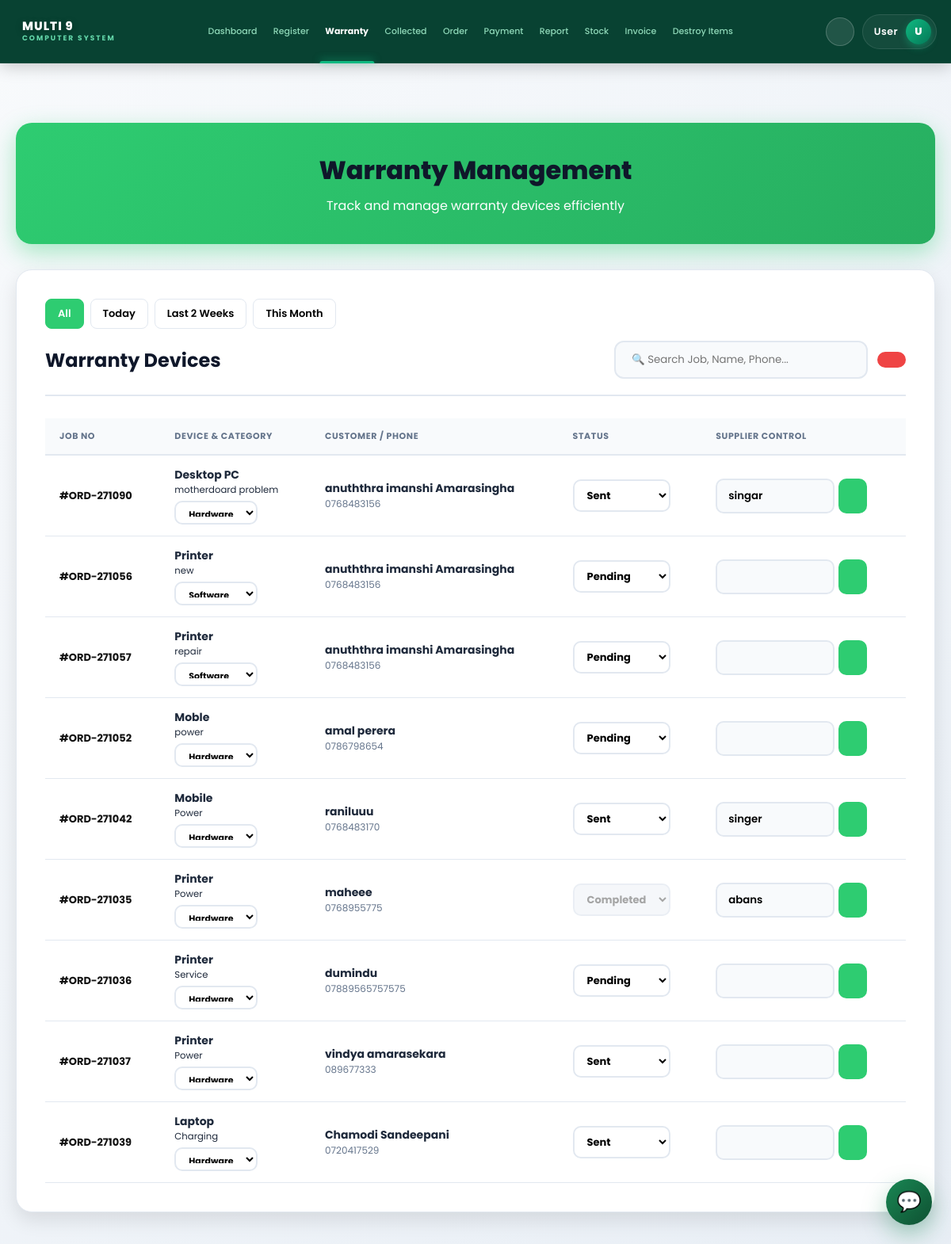
The page /warranty_list.php on the database its author committed.
### tables this page shows
CREATE TABLE `job_device` (
  `job_device_id` int(11) NOT NULL,
  `job_no` varchar(20) DEFAULT NULL,
  `device_name` varchar(100) NOT NULL,
  `model` varchar(100) DEFAULT NULL,
  `serial_no` varchar(100) DEFAULT NULL,
  `warranty_status` varchar(50) DEFAULT NULL,
  `supplier_name` varchar(255) DEFAULT NULL,
  `description` text DEFAULT NULL,
  `another_note` text DEFAULT NULL,
  `device_image` varchar(255) DEFAULT NULL,
  `issue_name` varchar(255) DEFAULT NULL,
  `device_status` varchar(50) NOT NULL DEFAULT 'Pending',
  `completed_date` datetime DEFAULT NULL,
  `destroy_notice_sent_date` datetime DEFAULT NULL,
  `issue_category` enum('Hardware','Software') DEFAULT 'Hardware',
  `solution` text DEFAULT NULL,
  `final_status` varchar(50) DEFAULT 'Pending',
  `rent_warning_sent` int(11) DEFAULT 0,
  `parts_json` text DEFAULT NULL,
  `last_sms_sent_date` date DEFAULT NULL,
  `item_model` varchar(255) DEFAULT NULL,
  `repair_path` varchar(255) DEFAULT 'Carry-In',
  `job_status` varchar(50) DEFAULT 'Pending',
  `estimated_cost` decimal(10,2) DEFAULT 0.00,
  `advance_paid` decimal(10,2) DEFAULT 0.00
);

CREATE TABLE `customer` (
  `phone_number` varchar(15) NOT NULL,
  `customer_name` varchar(100) NOT NULL,
  `address` text DEFAULT NULL,
  `email` varchar(100) DEFAULT NULL
);

### warranty_list.php (the view, shortened to what this page needs)
<?php
include 'db_config.php';
include 'navbar.php';
$filter_query = " WHERE (jd.warranty_status = 'Yes' OR jd.warranty_status = 'Warranty') ";
?>
<!DOCTYPE html>
<html lang="en">
<head>
    <link rel="stylesheet" href="CSS/global.css">
</head>
<body id="warrantyBody">
<div class="page-container">
    <div class="page-header">
        <h1> Warranty Management</h1>
        <p>Track and manage warranty devices efficiently</p>
    </div>
    <div class="container">
        <div class="filter-buttons">
            <button class="filter-btn <?= !isset($_GET['range']) ? 'active' : ''; ?>" onclick="window.location.href='?'">All</button>
            <button class="filter-btn <?= ($_GET['range'] ?? '') == 'today' ? 'active' : ''; ?>" onclick="window.location.href='?range=today'">Today</button>
            <button class="filter-btn <?= ($_GET['range'] ?? '') == '2weeks' ? 'active' : ''; ?>" onclick="window.location.href='?range=2weeks'">Last 2 Weeks</button>
            <button class="filter-btn <?= ($_GET['range'] ?? '') == 'month' ? 'active' : ''; ?>" onclick="window.location.href='?range=month'">This Month</button>
        </div>
        <div class="header-flex">
            <h2> Warranty Devices</h2>
            <div class="search-box">
                <input type="text" id="warrantySearch" class="search-input" placeholder="🔍 Search Job, Name, Phone..." onkeyup="filterWarranty()">
                <button class="btn-edit" style="background:var(--danger);" onclick="window.location.href='?'"><i class="ph-bold ph-x"></i></button>
            </div>
        </div>
        <div class="table-container">
            <table id="warrantyTable">
                <thead>
                    <tr>
                        <th>Job No</th>
                        <th>Device & Category</th>
                        <th>Customer / Phone</th>
                        <th>Status</th>
                        <th>Supplier Control</th>
                    </tr>
                </thead>
                <tbody>
                    <?php
                    $query = "SELECT jd.*, j.job_date, c.customer_name, c.phone_number
                              FROM job_device jd
                              JOIN job j ON jd.job_no = j.job_no
                              JOIN customer c ON j.phone_number = c.phone_number
                              $filter_query
                              ORDER BY j.job_date DESC";
                    $result = mysqli_query($conn, $query);
                    while($row = mysqli_fetch_assoc($result)):
                        $id = $row['job_device_id'];
                        $current_status = $row['device_status'];
                        $cat_val = $row['issue_category'] ?? 'Hardware';
                    ?>
                    <tr>
                        <td data-label="Job No"><span class="job-badge">#<?= $row['job_no'] ?></span></td>
                        <td data-label="Device & Category">
                            <strong> <?= htmlspecialchars($row['device_name']) ?></strong><br>
                            <small><?= htmlspecialchars($row['issue_name']) ?></small><br>
                            <select id="cat-<?= $id ?>" class="status-select" style="margin-top:5px; height:30px; font-size:11px;" onchange="saveAll(<?= $id ?>)">
                                <option value="Hardware" <?= $cat_val=='Hardware'?'selected':'' ?>> Hardware</option>
                                <option value="Software" <?= $cat_val=='Software'?'selected':'' ?>> Software</option>
                            </select>
                        </td>
                        <td data-label="Customer / Phone">
                            <strong><?= htmlspecialchars($row['customer_name']) ?></strong><br>
                            <span style="color:var(--text-muted); font-size:12px;"><?= htmlspecialchars($row['phone_number']) ?></span>
                        </td>
                        <td data-label="Status">
                            <select class="status-select" id="stat-<?= $id ?>" onchange="saveAll(<?= $id ?>)"
                                <?= ($current_status == 'Completed' || $current_status == 'Returned') ? 'disabled' : ''; ?>>
                                <option value="Pending"
                                    <?= $current_status =='Pending'?'selected':'' ?>
                                    <?= ($current_status != 'Pending') ? 'disabled' : ''; ?>> Pending</option>
                                <option value="Sent to Warranty"
                                    <?= $current_status =='Sent to Warranty'?'selected':'' ?>
                                    <?= ($current_status == 'Completed' || $current_status == 'Returned' || $current_status == 'Rejected') ? 'disabled' : ''; ?>> Sent</option>
                                <option value="Completed"
                                    <?= $current_status =='Completed'?'selected':'' ?>> Completed</option>
                            </select>
                        </td>
                        <td data-label="Supplier Control">
                            <div style="display:flex; gap:5px; width:100%;">
                                <input type="text" id="sup-<?= $id ?>" class="supplier-input" value="<?= htmlspecialchars($row['supplier_name'] ?? '') ?>" readonly>
                                <button id="btn-<?= $id ?>" class="btn-edit" onclick="toggleSupplier(<?= $id ?>)"><i class="ph-bold ph-pencil-simple"></i></button>
                            </div>
                        </td>
                    </tr>
                    <?php endwhile; ?>
                </tbody>
            </table>
        </div>
    </div>
</div>
<?php include_once __DIR__ . '/chatbot.php'; ?>
</body>
</html>

### CSS/global.css (style rules this page uses)
:root { --primary-green: #0f766e; --primary-green-dark: #0f4f46; --primary-green-light: #ccfbf1; --accent-green: #04d992; --dark-surface: #0f172a; --dark-bg: #020617; --light-bg: #f8fafc; --light-surface: #ffffff; --text-dark: #1e293b; --text-muted: #64748b; --border-light: #e2e8f0; --nav-height: 80px; --card-shadow: 0 10px 25px -5px rgba(0, 0, 0, 0.05), 0 8px 10px -6px rgba(0, 0, 0, 0.01); --border-radius: 16px; --transition: all 0.3s ease-in-out; }
* { margin: 0; padding: 0; box-sizing: border-box; font-family: 'Poppins', sans-serif; }
html, body { height: auto; min-height: 100vh; overflow-x: hidden; }
body { background: var(--light-bg); color: var(--text-dark); padding-top: var(--nav-height); transition: var(--transition); }
h1, h2, h3, h4, h5, h6 { color: var(--text-dark); }

### navbar.php (style rules this page uses)
:root { --nav-bg: #043f2e; --nav-accent: #10b981; }

### warranty_list.php (style rules this page uses)
:root { --primary: #2ecc71; --primary-hover: #27ae60; --primary-dark: #229954; --success: #10b981; --danger: #ef4444; --warning: #f59e0b; --info: #3b82f6; --secondary: #64748b; --bg-main: #f8fafc; --card-bg: #ffffff; --text-main: #1a202c; --text-dark: #0f172a; --text-muted: #64748b; --border: #e2e8f0; --shadow-md: 0 4px 12px rgba(0, 0, 0, 0.08); --shadow-lg: 0 10px 25px rgba(0, 0, 0, 0.1); }
body { font-family: 'Inter', sans-serif; background: linear-gradient(135deg, #f8fafc 0%, #e8eef5 100%); padding: 140px 20px 40px 20px; color: var(--text-main); transition: background 0.3s ease; }
.page-container { max-width: 1200px; margin: 0 auto; }
.page-header { background: linear-gradient(135deg, #2ecc71 0%, #27ae60 100%); padding: 36px 40px; border-radius: 20px; margin-top: 15px; margin-bottom: 32px; box-shadow: 0 10px 30px rgba(46, 204, 113, 0.4); color: white; text-align: center; }
.page-header h1 { font-size: 32px; font-weight: 800; margin-bottom: 8px; display: flex; align-items: center; justify-content: center; gap: 12px; }
.container { background: var(--card-bg); padding: 36px; border-radius: 20px; box-shadow: var(--shadow-lg); border: 1px solid var(--border); animation: fadeIn 0.5s ease-out; transition: background 0.3s ease, border-color 0.3s ease; }
.header-flex { display: flex; justify-content: space-between; align-items: center; margin-bottom: 28px; padding-bottom: 20px; border-bottom: 2px solid var(--border); flex-wrap: wrap; gap: 20px; }
.search-box { display: flex; gap: 12px; align-items: center; }
.search-input { padding: 12px 20px; border: 2px solid var(--border); border-radius: 12px; width: 320px; outline: none; background: #f8fafc; transition: all 0.3s ease; }
.filter-buttons { display: flex; gap: 8px; margin-bottom: 15px; }
.filter-btn { padding: 8px 15px; border-radius: 8px; border: 1px solid var(--border); background: white; cursor: pointer; font-size: 13px; font-weight: 600; transition: 0.3s; }
.filter-btn.active { background: var(--primary); color: white; border-color: var(--primary); }
.table-container { overflow-x: auto; }
table { width: 100%; border-collapse: collapse; min-width: 900px; }
th { background: #f8fafc; color: #64748b; padding: 14px 18px; text-align: left; font-size: 11px; font-weight: 700; text-transform: uppercase; letter-spacing: 0.6px; border-bottom: 2px solid #e2e8f0; white-space: nowrap; }
td { padding: 14px 18px; border-bottom: 1px solid #e2e8f0; font-size: 14px; color: #1e293b; transition: background 0.2s; vertical-align: middle; }
.status-select { padding: 8px 12px; border-radius: 10px; border: 2px solid var(--border); font-weight: 700; font-size: 13px; background: white; transition: all 0.3s ease; }
.status-select:disabled { background: #f1f5f9; cursor: not-allowed; opacity: 0.7; }
.supplier-input { padding: 10px 14px; border-radius: 10px; border: 2px solid var(--border); width: 150px; background: #f8fafc; font-weight: 600; transition: all 0.3s ease; }
.btn-edit { background: var(--primary); color: white; border: none; padding: 10px 18px; border-radius: 10px; cursor: pointer; font-weight: 700; font-size: 13px; }
.job-badge { background: transparent; color: #111; padding: 0; border-radius: 0; font-weight: 700; font-size: 13px; white-space: nowrap; }

### chatbot.php (style rules this page uses)
:root { --m9-blue:#198754;--m9-dark:#0f5132;--m9-bg:#f2fbf6;--m9-text:#173528;--m9-border:#d7eadf }

### rows shown on the page
job_device: job_no "ORD-271090", device_name "Desktop PC", issue_name "motherdoard problem", issue_category+job_device_id "Hardware", customer.customer_name "anuththra imanshi Amarasingha", customer.phone_number "0768483156", device_status+job_device_id "Sent", supplier_name "singar"
job_device: job_no "ORD-271056", device_name "Printer", issue_name "new", issue_category+job_device_id "Software", customer.customer_name "anuththra imanshi Amarasingha", customer.phone_number "0768483156", device_status+job_device_id "Pending"
job_device: job_no "ORD-271057", device_name "Printer", issue_name "repair", issue_category+job_device_id "Software", customer.customer_name "anuththra imanshi Amarasingha", customer.phone_number "0768483156", device_status+job_device_id "Pending"
job_device: job_no "ORD-271052", device_name "Moble", issue_name "power", issue_category+job_device_id "Hardware", customer.customer_name "amal perera", customer.phone_number "0786798654", device_status+job_device_id "Pending"
job_device: job_no "ORD-271042", device_name "Mobile", issue_name "Power", issue_category+job_device_id "Hardware", customer.customer_name "raniluuu", customer.phone_number "0768483170", job_device_id+device_status "Sent", supplier_name "singer"
job_device: job_no "ORD-271035", device_name "Printer", issue_name "Power", issue_category+job_device_id "Hardware", customer.customer_name "maheee", customer.phone_number "0768955775", device_status+job_device_id "Completed", supplier_name "abans"
job_device: job_no "ORD-271036", device_name "Printer", issue_name "Service", issue_category+job_device_id "Hardware", customer.customer_name "dumindu", customer.phone_number "07889565757575", device_status+job_device_id "Pending"
job_device: job_no "ORD-271037", device_name "Printer", issue_name "Power", issue_category+job_device_id "Hardware", customer.customer_name "vindya amarasekara", customer.phone_number "089677333", job_device_id+device_status "Sent"
job_device: job_no "ORD-271039", device_name "Laptop", issue_name "Charging", issue_category+job_device_id "Hardware", customer.customer_name "Chamodi Sandeepani", customer.phone_number "0720417529", job_device_id+device_status "Sent"

### other values the page prints
$user_name "User"
$user_initial "U"
